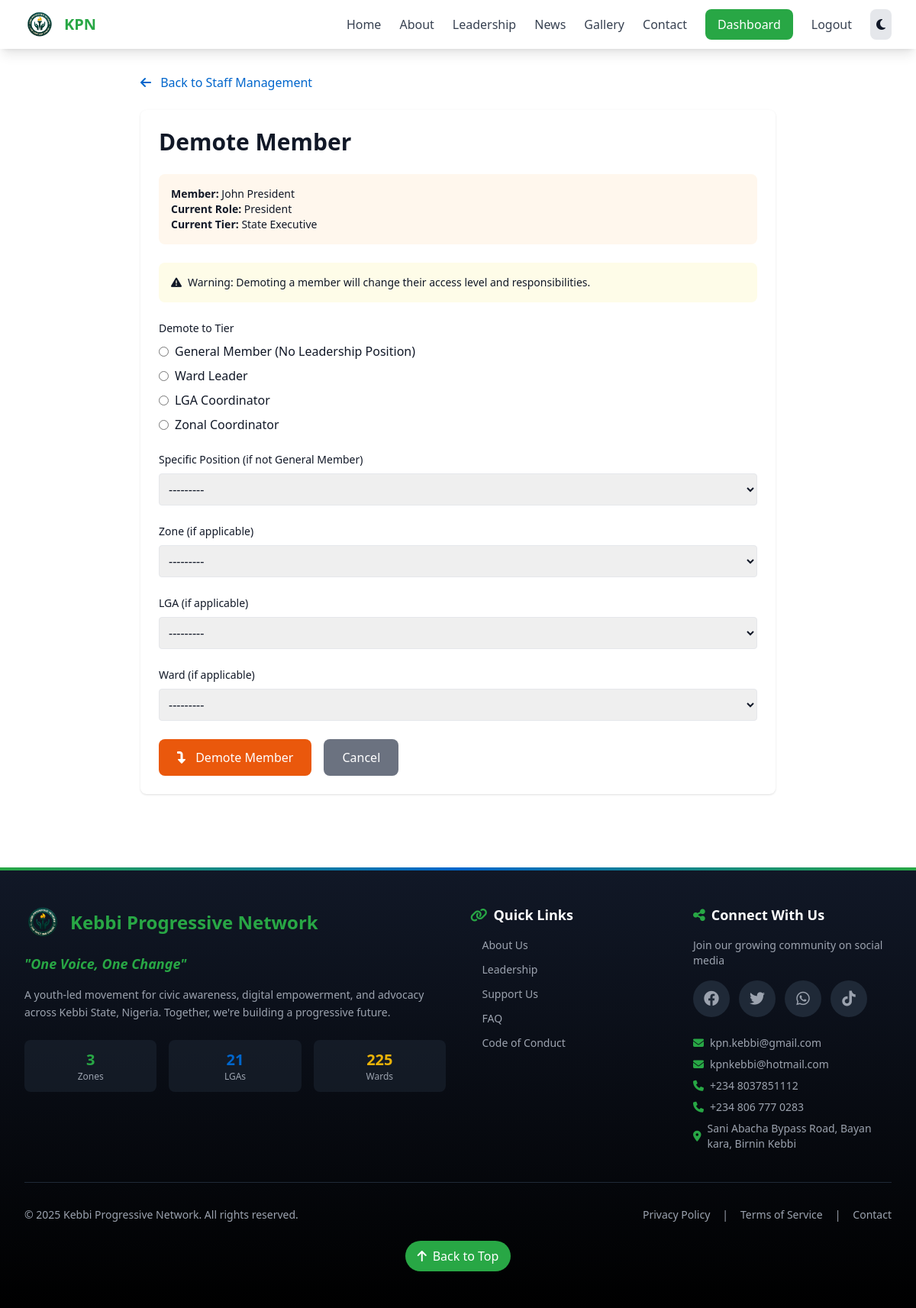
/account/demote-member/2/ (signed in), run on the app's committed database.
### staff/models.py (models this page shows, shortened)
class User(AbstractUser):
    ROLE_CHOICES = [
        ('GENERAL', 'General Member'),
        ('STATE', 'State Executive'),
        ('ZONAL', 'Zonal Coordinator'),
        ('LGA', 'LGA Coordinator'),
        ('WARD', 'Ward Leader'),
    ]
    STATUS_CHOICES = [
        ('PENDING', 'Pending Approval'),
        ('APPROVED', 'Approved'),
        ('SUSPENDED', 'Suspended'),
        ('DISMISSED', 'Dismissed'),
    ]
    GENDER_CHOICES = [
        ('M', 'Male'),
        ('F', 'Female'),
    ]
    phone = models.CharField(max_length=20)
    bio = models.TextField(blank=True)
    photo = models.ImageField(upload_to='profile_photos/', blank=True, null=True)
    gender = models.CharField(max_length=1, choices=GENDER_CHOICES, blank=True)
    facebook_url = models.URLField(max_length=200, blank=True, help_text="Your Facebook profile URL")
    twitter_url = models.URLField(max_length=200, blank=True, help_text="Your Twitter/X profile URL")
    instagram_url = models.URLField(max_length=200, blank=True, help_text="Your Instagram profile URL")
    tiktok_url = models.URLField(max_length=200, blank=True, help_text="Your TikTok profile URL")
    role = models.CharField(max_length=10, choices=ROLE_CHOICES, default='GENERAL')
    status = models.CharField(max_length=10, choices=STATUS_CHOICES, default='PENDING')
    zone = models.ForeignKey(Zone, on_delete=models.SET_NULL, null=True, blank=True, related_name='members')
    lga = models.ForeignKey(LGA, on_delete=models.SET_NULL, null=True, blank=True, related_name='members')
    ward = models.ForeignKey(Ward, on_delete=models.SET_NULL, null=True, blank=True, related_name='members')
    role_definition = models.ForeignKey(RoleDefinition, on_delete=models.SET_NULL, null=True, blank=True, related_name='holders')
    facebook_verified = models.BooleanField(default=False)
    date_approved = models.DateTimeField(null=True, blank=True)
    approved_by = models.ForeignKey('self', on_delete=models.SET_NULL, null=True, blank=True, related_name='approved_members')
    created_at = models.DateTimeField(auto_now_add=True)
    updated_at = models.DateTimeField(auto_now=True)
    class Meta:
        ordering = ['-created_at']
        indexes = [
            models.Index(fields=['status', 'role'], name='user_status_role_idx'),
            models.Index(fields=['status', 'zone'], name='user_status_zone_idx'),
            models.Index(fields=['status', 'lga'], name='user_status_lga_idx'),
            models.Index(fields=['status', 'ward'], name='user_status_ward_idx'),
        ]
    def get_full_name(self):
        return f"{self.first_name} {self.last_name}".strip() or self.username

### leadership/models.py (models this page shows, shortened)
class RoleDefinition(models.Model):
    TIER_CHOICES = [
        ('STATE', 'State Executive'),
        ('ZONAL', 'Zonal Coordinator'),
        ('LGA', 'LGA Coordinator'),
        ('WARD', 'Ward Leader'),
    ]
    title = models.CharField(max_length=200)
    tier = models.CharField(max_length=10, choices=TIER_CHOICES)
    description = models.TextField(blank=True)
    seat_number = models.PositiveIntegerField(help_text="Position number within tier (e.g., 1 for President)")
    class Meta:
        ordering = ['tier', 'seat_number']
        unique_together = ['tier', 'title']

### staff/views.py (the view)
# urls.py: path('demote-member/<int:user_id>/', views.demote_member, name='demote_member'),
@specific_role_required('President')
def demote_member(request, user_id):
    from .forms import DemoteMemberForm
    member = get_object_or_404(User, pk=user_id)
    if request.method == 'POST':
        form = DemoteMemberForm(request.POST, user=member)
        if form.is_valid():
            new_role = form.cleaned_data['new_role']
            if new_role == 'GENERAL':
                member.role = 'GENERAL'
                member.role_definition = None
                member.save()
                messages.success(request, f'{member.get_full_name()} has been demoted to General Member.')
            else:
                new_role_def = form.cleaned_data.get('new_role_definition')
                zone = form.cleaned_data.get('zone')
                lga = form.cleaned_data.get('lga')
                ward = form.cleaned_data.get('ward')
                if new_role_def:
                    member.role_definition = new_role_def
                    member.role = new_role_def.tier
                    member.zone = zone
                    member.lga = lga
                    member.ward = ward
                    member.save()
                    messages.success(request, f'Successfully demoted {member.get_full_name()} to {new_role_def.title}.')
                else:
                    messages.error(request, 'Please select a specific position.')
                    return redirect('staff:demote_member', user_id=user_id)
            return redirect('staff:manage_staff')
    else:
        form = DemoteMemberForm(user=member)
    context = {
        'form': form,
        'member': member,
    }
    return render(request, 'staff/demote_member.html', context)

### leadership/models.py (called while the page is built)
    def __str__(self):
        return self.name

    def __str__(self):
        return f"{self.name} ({self.zone.name})"

    def __str__(self):
        return f"{self.name} ({self.lga.name})"

### staff/context_processors.py (called while the page is built)
def announcements(request):
    user_announcements = []
    if request.user.is_authenticated:
        user_announcements = Announcement.for_user(request.user)[:10]
    return {
        'user_announcements': user_announcements
    }

### staff/models.py (called while the page is built)
    @classmethod
    def for_user(cls, user):
        from django.utils import timezone
        from django.db.models import Q
        now = timezone.now()
        base_query = cls.objects.filter(is_active=True).filter(
            Q(expires_at__isnull=True) | Q(expires_at__gt=now)
        )
        query = Q(scope='GENERAL')
        if user.zone:
            query |= Q(scope='ZONAL', target_zone=user.zone)
        if user.lga:
            query |= Q(scope='LGA', target_lga=user.lga)
        if user.ward:
            query |= Q(scope='WARD', target_ward=user.ward)
        return base_query.filter(query).select_related('created_by', 'target_zone', 'target_lga', 'target_ward')

### staff/templates/staff/demote_member.html (shortened to what this page needs)
{% extends 'base.html' %}
{% block content %}
<div class="max-w-4xl mx-auto px-4 sm:px-6 lg:px-8 py-8">
    <div class="mb-6">
        <a href="{% url 'staff:manage_staff' %}" class="text-kpn-blue hover:text-kpn-green">
            <i class="fas fa-arrow-left mr-2"></i> Back to Staff Management
        </a>
    </div>
    <div class="bg-white dark:bg-gray-800 rounded-lg shadow p-6">
        <h1 class="text-3xl font-bold mb-6">Demote Member</h1>
        <div class="mb-6 p-4 bg-orange-50 dark:bg-orange-900 rounded-lg">
            <p class="text-sm"><strong>Member:</strong> {{ member.get_full_name }}</p>
            <p class="text-sm"><strong>Current Role:</strong> {{ member.role_definition.title|default:"General Member" }}</p>
            <p class="text-sm"><strong>Current Tier:</strong> {{ member.get_role_display }}</p>
        </div>
        <div class="mb-6 p-4 bg-yellow-50 dark:bg-yellow-900 rounded-lg">
            <p class="text-sm"><i class="fas fa-exclamation-triangle mr-2"></i>Warning: Demoting a member will change their access level and responsibilities.</p>
        </div>
        <form method="POST" class="space-y-6">
            <div>
                <label class="block text-sm font-medium mb-2">Demote to Tier</label>
                <div class="space-y-2">
                    {% for choice in form.new_role.field.choices %}
                    <label class="flex items-center">
                        <input type="radio" name="new_role" value="{{ choice.0 }}" class="form-radio text-kpn-green">
                        <span class="ml-2">{{ choice.1 }}</span>
                    </label>
                    {% endfor %}
                </div>
            </div>
            <div>
                <label class="block text-sm font-medium mb-2">Specific Position (if not General Member)</label>
                {{ form.new_role_definition }}
            </div>
            <div>
                <label class="block text-sm font-medium mb-2">Zone (if applicable)</label>
                {{ form.zone }}
            </div>
            <div>
                <label class="block text-sm font-medium mb-2">LGA (if applicable)</label>
                {{ form.lga }}
            </div>
            <div>
                <label class="block text-sm font-medium mb-2">Ward (if applicable)</label>
                {{ form.ward }}
            </div>
            <div class="flex space-x-4">
                <button type="submit" class="px-6 py-3 bg-orange-600 text-white rounded-lg hover:bg-orange-700 transition">
                    <i class="fas fa-level-down-alt mr-2"></i> Demote Member
                </button>
                <a href="{% url 'staff:manage_staff' %}" class="px-6 py-3 bg-gray-500 text-white rounded-lg hover:bg-gray-600 transition">
                    Cancel
                </a>
            </div>
        </form>
    </div>
</div>
{% endblock %}

### data on the page
User: get_full_name "John President", role_definition "President", role "State Executive"

### other printed values
{{ choice.1 }} "General Member (No Leadership Position)" "Ward Leader" "LGA Coordinator" "Zonal Coordinator"
